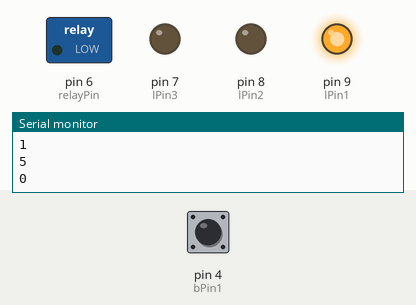
The sketch below on a simulated Arduino Uno, built with avr-gcc and run on an emulated ATmega328P. Parts: switched loads named in the sketch (green lamp = pin HIGH), output pins drawn as LEDs (lit = HIGH), the last lines printed to the serial monitor. Dashed ring = blinking. Inputs (shaded band) come from the test bench; at power-on: pin 4 (bPin1) HIGH.

Above: at 1.2 s.
1.3 s: pin 4 (bPin1) pulled LOW for 3.2 s
At 1.8 s:
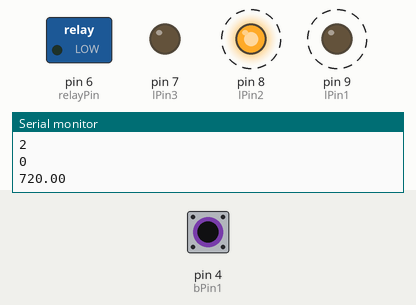
6.0 s: pin 4 (bPin1) pulled LOW for 0.15 s
At 7.2 s:
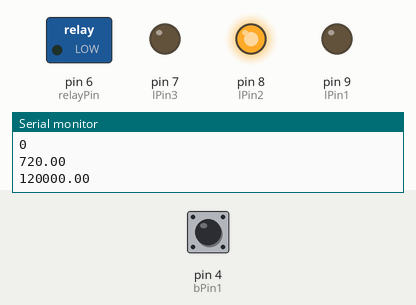
7.6 s: pin 4 (bPin1) pulled LOW for 1 s
At 8.1 s:
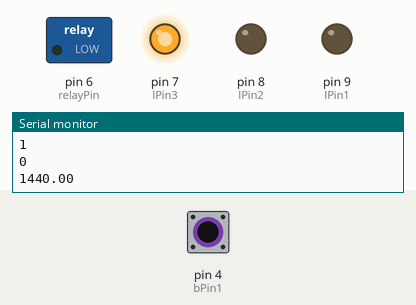
Timing chart, 0 to 10.6 s (numbered marks = the images above; inputs shaded):
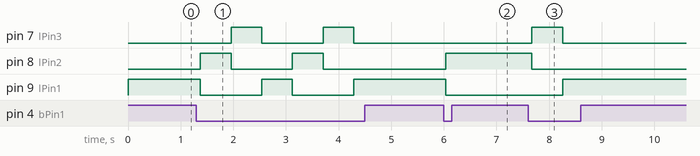

The sketch:

updatedpump.ino
```cpp
//new copy of pump code
int bPin1 = 4;
int bPin2 = 5;  //second bPin for amount of times to water in the day
int lPin1 = 9;
int lPin2 = 8;
int lPin3 = 7;
int relayPin = 6;

int timerModes = 3; //different timers: 1min, 2min, 5min

void setup() {
  // put your setup code here, to run once:
  // put your main code here, to run repeatedly:
  initializationSwitch(bPin1); //initializing button
  initializationSwitch(bPin2);
  initializationLed(lPin1);
  initializationLed(lPin2);
  initializationLed(lPin3);
  initializationLed(relayPin);
  Serial.begin(2400);
}

void initializationSwitch(int pin) {
  pinMode(pin, INPUT_PULLUP);
}

void initializationLed(int pin) {
  pinMode(pin, OUTPUT);
}


//reads a button and returns its state

unsigned long currentMillis = 0;
unsigned long lastDebounceTime1 = 0;
int buttonState1 = 1;
int intervalSwitch=0;

int buttonRead(int pin) {
  unsigned long debounceDelay1 = 500;
  //loop
  if (digitalRead(pin) == LOW) {
    if (currentMillis - lastDebounceTime1 > debounceDelay1) {
      lastDebounceTime1 = currentMillis;
      buttonState1++;
      intervalSwitch=1;
    }
  }
  else{
    intervalSwitch=0;
  }

  if (buttonState1 > 3) {
    buttonState1 = 1;
  }
  return buttonState1;
}

double currentInterval = 1;
unsigned long timerSwitch(int buttonState1) {


  switch (buttonState1)
  {
    case 1:
      currentInterval = 5;
      digitalWrite(lPin1, HIGH);
      digitalWrite(lPin2, LOW);
      digitalWrite(lPin3, LOW);
      break;
    case 2:
      currentInterval = 2;
      digitalWrite(lPin1, LOW);
      digitalWrite(lPin2, HIGH);
      digitalWrite(lPin3, LOW);
      break;
    case 3:
      currentInterval = 1;
      digitalWrite(lPin1, LOW);
      digitalWrite(lPin2, LOW);
      digitalWrite(lPin3, HIGH);
      break;
  }
  return currentInterval;
}


unsigned long cm =0;
unsigned long pm =0;
unsigned long count=0;

void timer(int currentInterval) {
  double interval = currentInterval * 60000;  //converting interval to ms
  double maxCount = 24*60/currentInterval;
  if (cm - pm >= interval)
  {
    pm = cm;
    count++;
  }
  if(count==maxCount){
    count=0;
  }
  Serial.println(maxCount);
  Serial.println(interval);
}


 int pumpState=0;

 void pumpStateChange(){
  if(count == 1){
  pumpState=1;

  }
  else{
    pumpState=0;
  }

 }


 void relay(){
  if(pumpState==1){
    digitalWrite(relayPin, HIGH);
  }
  else{
    digitalWrite(relayPin, LOW);
  }

 }


void resetTimer() {
 if(intervalSwitch==1){
  count=0;
  pumpState=0;
 }
 }

void loop() {

  //starting counters
  currentMillis = millis();
  cm = millis();

  int bState1 = buttonRead(bPin1);
   Serial.println(bState1);

  int currentInterval = timerSwitch(bState1);
  Serial.println(currentInterval);
  Serial.println(count);
  timer(currentInterval);
  //resetTimer();
  //pumpStateChange();
  //relay();
//Serial.println(count);


}
```

Measured:
- after the input at 1.3 s, pin 7 (lPin3): alternates HIGH for 0.58 s and LOW for 1.2 s, starting after 0.66 s; pin 8 (lPin2): alternates HIGH for 0.58 s and LOW for 1.2 s, 4 changes in all, then stays LOW, starting after 0.07 s; pin 9 (lPin1): alternates HIGH for 0.58 s and LOW for 1.2 s, starting after 0.07 s
- after the input at 6.0 s, pin 8 (lPin2): LOW → HIGH at once; pin 9 (lPin1): HIGH → LOW at once
- after the input at 7.6 s, pin 7 (lPin3): LOW → HIGH after 0.07 s, → LOW 0.58 s later; pin 8 (lPin2): HIGH → LOW after 0.07 s; pin 9 (lPin1): LOW → HIGH after 0.66 s
